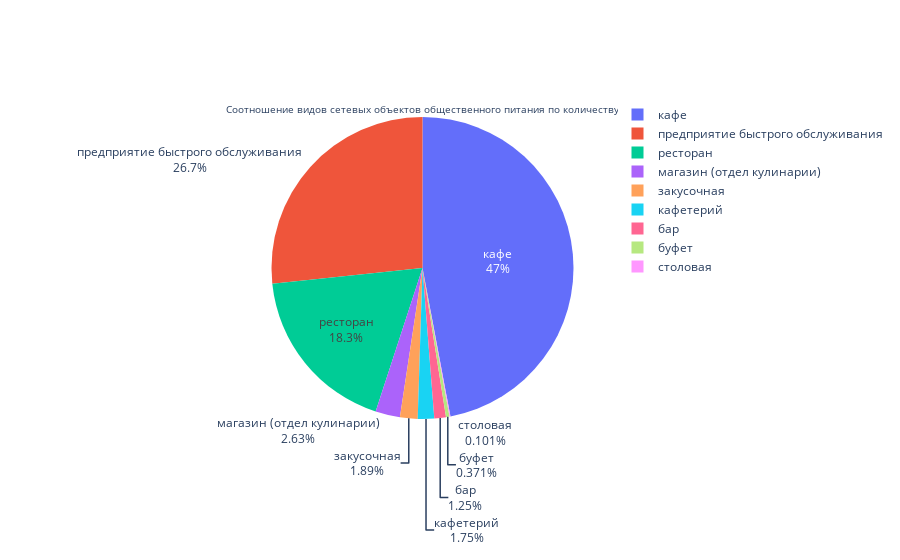

The notebook cell saved with this chart:
### Code cell
data = restaurant.query('chain == "Сеть"').groupby(by=['object_type']).agg({'id': 'count'}).sort_values('id', ascending=False).reset_index()
fig = go.Figure(data=[go.Pie(values=data['id'], labels=data['object_type'], title='Cоотношение видов сетевых объектов общественного питания по количеству')])
fig.update_traces(hoverinfo='label+percent', textinfo='label+percent', textfont_size=12)
fig

### Figure 1 — Plotly figure (JSON) as saved in the notebook; plotly's stock layout.template omitted (floating-point values rounded to 4 significant figures)
{"data": [{"hoverinfo": "label+percent", "labels": ["кафе", "предприятие быстрого обслуживания", "ресторан", "магазин (отдел кулинарии)", "закусочная", "кафетерий", "бар", "буфет", "столовая"], "textfont": {"size": 12}, "textinfo": "label+percent", "title": {"text": "Cоотношение видов сетевых объектов общественного питания по количеству"}, "type": "pie", "values": [1396, 791, 544, 78, 56, 52, 37, 11, 3]}], "layout": {}}
